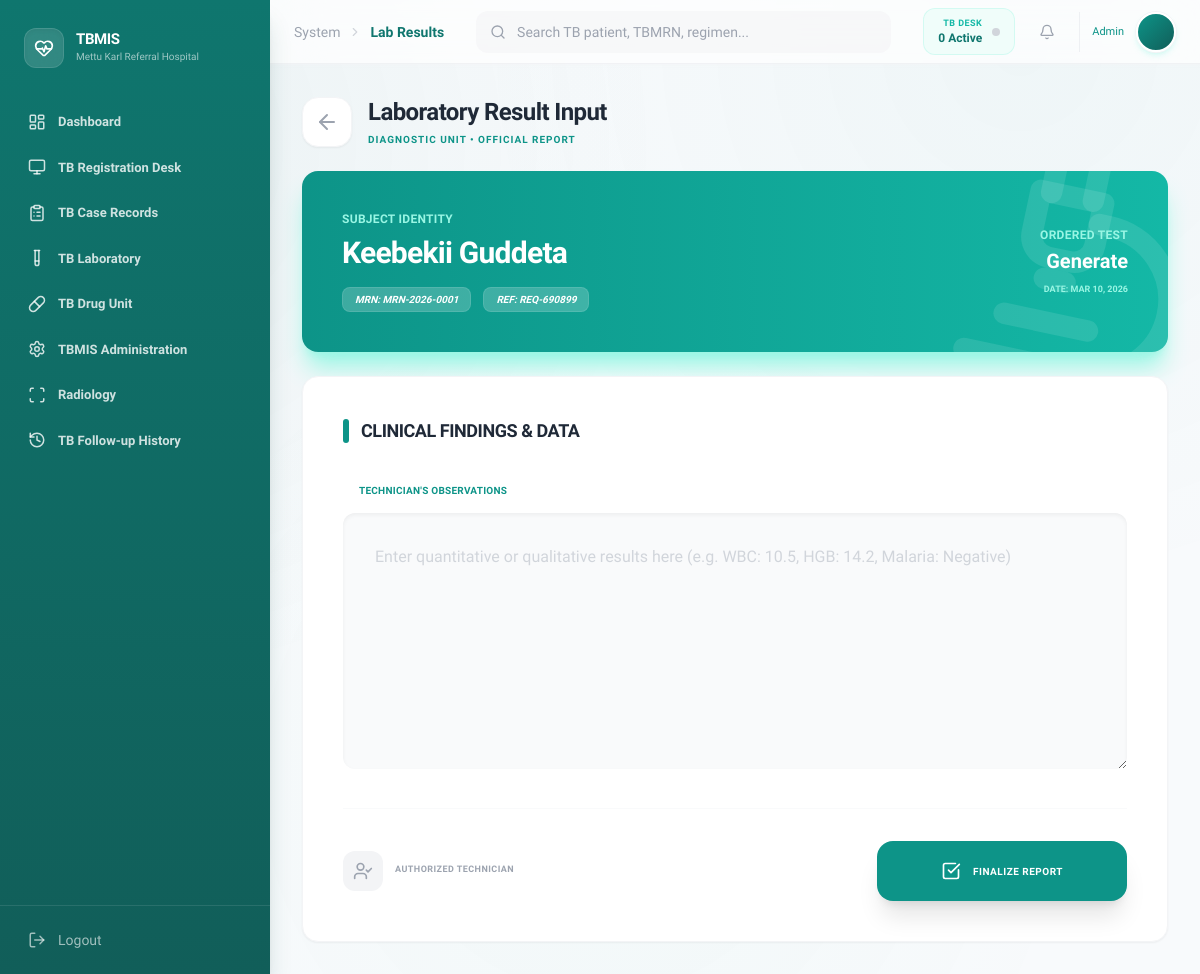
/index.php?page=lab-results&req_id=REQ-690899 (signed in), run on the app's committed database.
### tables this page shows
CREATE TABLE `lab_requests` (
  `request_id` varchar(20) NOT NULL,
  `visit_id` varchar(20) DEFAULT NULL,
  `doctor_id` varchar(20) DEFAULT NULL,
  `test_type` varchar(100) NOT NULL,
  `request_date` date NOT NULL,
  `status` varchar(20) DEFAULT 'pending',
  `created_at` timestamp NOT NULL DEFAULT current_timestamp(),
  `priority` enum('normal','STAT') DEFAULT 'normal',
  `patient_notified` tinyint(1) DEFAULT 0,
  `results_viewed` tinyint(1) DEFAULT 0,
  `updated_at` timestamp NOT NULL DEFAULT current_timestamp() ON UPDATE current_timestamp(),
  `assigned_tech_id` varchar(20) DEFAULT NULL,
  `tb_test_category` varchar(50) DEFAULT NULL,
  `specimen_type` varchar(50) DEFAULT NULL
);

CREATE TABLE `patients` (
  `patient_id` varchar(20) NOT NULL,
  `medical_record_number` varchar(30) NOT NULL,
  `full_name` varchar(100) NOT NULL,
  `age` int(11) NOT NULL,
  `gender` varchar(10) NOT NULL,
  `address` varchar(255) DEFAULT NULL,
  `contact_details` varchar(100) DEFAULT NULL,
  `registered_date` date NOT NULL,
  `created_at` timestamp NOT NULL DEFAULT current_timestamp()
);

### includes/classes/lab.php (called while the page is built, shortened)
<?php
class Lab
{
    private $conn;
    private $requestTable = "lab_requests";
    public function __construct($db)
    {
        $this->conn = $db;
    }
    public function getRequestDetails($request_id)
    {
        $query = "SELECT r.*, p.full_name as patient_name, p.medical_record_number
                  FROM " . $this->requestTable . " r
                  JOIN medical_visits v ON r.visit_id = v.visit_id
                  JOIN patients p ON v.patient_id = p.patient_id
                  WHERE r.request_id = :rid LIMIT 1";
        $stmt = $this->conn->prepare($query);
        $stmt->bindParam(':rid', $request_id);
        $stmt->execute();
        return $stmt->fetch(PDO::FETCH_ASSOC);
    }
}

### modules/Laboratory/results.php (the view, shortened to what this page needs)
<?php
$labObj = new Lab($db);
$req_id = $_GET['req_id'] ?? "";
$details = $labObj->getRequestDetails($req_id);
?>
<div class="max-w-4xl mx-auto space-y-6">
<div class="flex items-center gap-4">
<a href="index.php?page=laboratory"
class="p-3 bg-white border border-gray-100 rounded-2xl text-gray-400 hover:text-teal-600 shadow-sm transition-all">
<i data-lucide="arrow-left"></i>
</a>
<div>
<h1 class="text-2xl font-bold text-gray-800 tracking-tight">
Laboratory Result Input
</h1>
<p class="text-[10px] text-teal-600 font-bold uppercase tracking-widest mt-1">
Diagnostic Unit • Official Report
</p>
</div>
</div>
    <div
        class="bg-gradient-to-r from-teal-600 to-teal-500 rounded-2xl p-10 text-white shadow-xl shadow-teal-200 relative overflow-hidden">
        <i data-lucide="microscope" class="absolute -right-10 -bottom-10 w-64 h-64 text-white/10 rotate-12"></i>
        <div class="relative z-10 flex flex-col md:flex-row justify-between items-start md:items-center gap-6">
            <div>
                <p class="text-teal-200 text-xs font-semibold uppercase tracking-wide mb-2">
                    Subject Identity
                </p>
                <h2 class="text-3xl font-bold tracking-tight mb-1">
                    <?php echo $details['patient_name']; ?>
                </h2>
                <div class="flex items-center gap-3 mt-4">
                    <span
                        class="px-3 py-1 bg-white/20 rounded-lg text-[10px] font-semibold uppercase border border-white/10 italic">
                        MRN: <?php echo $details['medical_record_number']; ?>
                    </span>
                    <span
                        class="px-3 py-1 bg-white/20 rounded-lg text-[10px] font-semibold uppercase border border-white/10 italic">
                        REF: <?php echo $details['request_id']; ?>
                    </span>
                </div>
            </div>
            <div class="text-right">
                <p class="text-teal-200 text-xs font-semibold uppercase tracking-wide mb-1">
                    Ordered Test
                </p>
                <p class="text-xl font-bold text-white">
                    <?php echo $details['test_type']; ?>
                </p>
                <p class="text-[9px] font-bold text-teal-200 uppercase mt-2">
                    Date: <?php echo date("M d, Y", strtotime($details['request_date'])); ?>
                </p>
            </div>
        </div>
    </div>
    <div class="bg-white rounded-2xl p-10 border border-gray-100 shadow-sm relative">
        <div class="flex items-center gap-3 mb-8">
            <div class="w-1.5 h-6 bg-teal-600 rounded-full"></div>
            <h3 class="text-lg font-bold text-gray-800 uppercase tracking-tight">
                Clinical Findings & Data
            </h3>
        </div>
        <form method="POST" class="space-y-8">
            <div class="space-y-3">
                <label class="text-[10px] font-semibold text-teal-600 uppercase tracking-wide ml-4">
                    Technician's Observations
                </label>
                <textarea name="result_details" rows="8" required
                    class="w-full bg-gray-50 border-none rounded-xl px-8 py-8 focus:ring-2 focus:ring-teal-500 outline-none transition-all font-medium text-gray-700 placeholder:text-gray-300 shadow-inner"
                    placeholder="Enter quantitative or qualitative results here (e.g. WBC: 10.5, HGB: 14.2, Malaria: Negative)">
</textarea>
            </div>
            <div class="flex flex-col md:flex-row items-center justify-between pt-8 border-t border-gray-50 gap-6">
                <div class="flex items-center gap-3">
                    <div class="w-10 h-10 bg-gray-100 rounded-xl flex items-center justify-center text-gray-400">
                        <i data-lucide="user-check" class="w-5 h-5"></i>
                    </div>
                    <div>
                        <p class="text-[9px] font-semibold text-gray-400 uppercase tracking-wider leading-none">
                            Authorized Technician
                        </p>
                    </div>
                </div>
                <button type="submit" name="finalize_result"
                    class="w-full md:w-auto px-16 py-5 bg-teal-600 text-white rounded-2xl font-semibold text-[10px] uppercase tracking-wider shadow-xl hover:bg-teal-700 transition-all transform active:scale-95 flex items-center justify-center gap-3">
                    <i data-lucide="check-square" class="w-5 h-5"></i>
                    Finalize Report
                </button>
            </div>
        </form>
    </div>
</div>

### index.php (style rules this page uses)
body { font-family: 'Sora', sans-serif; background: #F8FAFC; }
body::before { content: ''; position: fixed; top: 0; left: 0; right: 0; bottom: 0; background: radial-gradient(circle at 10% 15%, rgba(15, 118, 110, 0.06), transparent 40%), radial-gradient(circle at 85% 5%, rgba(13, 148, 136, 0.04), transparent 40%), radial-gradient(circle at 50% 80%, rgba(16, 185, 129, 0.03), transparent 50%); pointer-events: none; z-index: 0; }
*, *::before, *::after { transition-property: color, background-color, border-color, box-shadow, transform, opacity; transition-timing-function: cubic-bezier(0.4, 0, 0.2, 1); }

### data on the page
lab_requests: patients.full_name "Keebekii Guddeta", patients.medical_record_number "MRN-2026-0001", request_id "REQ-690899", test_type "Generate", request_date "MAR 10, 2026"

### other printed values
$item['label'] "Dashboard"
$item['label'] "TB Registration Desk"
$item['label'] "TB Case Records"
$item['label'] "TB Laboratory"
$item['label'] "TB Drug Unit"
$item['label'] "TBMIS Administration"
$item['label'] "Radiology"
$item['label'] "TB Follow-up History"
str_replace('-', ' ', $page) "Lab Results"
$myLoad "0"
$_SESSION['role'] "Admin"
